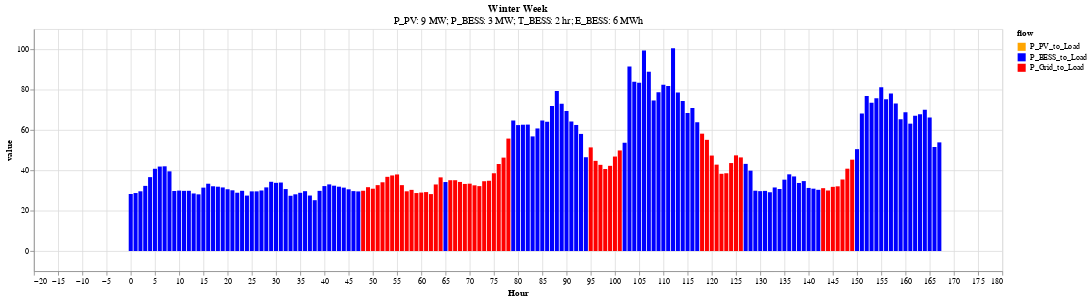

Notebook code for this chart:
### Code cell
dispatch_with_bars= pd.melt(
    profile[:168],
    id_vars= ['Hour'],
    value_vars= [
        'P_PV_to_Load',
        'P_BESS_to_Load',
        'P_Grid_to_Load',
    ],
    var_name= 'flow',
    value_name= 'value'
)
color_mapping= {
    'P_PV_to_Load': 'orange',
    'P_BESS_to_Load': 'blue',
    'P_Grid_to_Load': 'red',
}



alt.Chart(
    dispatch_with_bars,
    title= alt.Title(
        'Winter Week',
        subtitle= f'P_PV: {p_solar} MW; P_BESS: {p_bess} MW; T_BESS: {t_bess} hr; E_BESS: {e_bess} MWh'
    )
).mark_bar().encode(
    x= alt.X('Hour:Q'),
    y= alt.Y('value:Q'),
    color= alt.Color(
        'flow:N',
        scale= alt.Scale(
            domain= list(color_mapping.keys()),
            range= list(color_mapping.values())
        )
    )
).properties(
    height= 300,
    width= 1200
)

### Figure 1 — Vega-Lite specification as saved in the notebook (floating-point values rounded to 4 significant figures; data arrays with more than 128 entries replaced by an {"elided": "..."} marker saying what was removed)
{"config": {"view": {"continuousWidth": 300, "continuousHeight": 300}}, "data": {"name": "data-d2140cc8fe2bb490809e93372514bbc6"}, "mark": {"type": "bar"}, "encoding": {"color": {"field": "flow", "scale": {"domain": ["P_PV_to_Load", "P_BESS_to_Load", "P_Grid_to_Load"], "range": ["orange", "blue", "red"]}, "type": "nominal"}, "x": {"field": "Hour", "type": "quantitative"}, "y": {"field": "value", "type": "quantitative"}}, "height": 300, "title": {"text": "Winter Week", "subtitle": "P_PV: 9 MW; P_BESS: 3 MW; T_BESS: 2 hr; E_BESS: 6 MWh"}, "width": 1200, "$schema": "https://vega.github.io/schema/vega-lite/v5.8.0.json", "datasets": {"data-d2140cc8fe2bb490809e93372514bbc6": {"elided": "504 records"}}}
